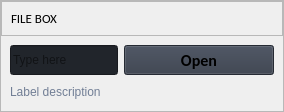
                        <widget class="QFrame" name="row_1">
                         <property name="frameShape">
                          <enum>QFrame::StyledPanel</enum>
                         </property>
                         <property name="frameShadow">
                          <enum>QFrame::Raised</enum>
                         </property>
                         <layout class="QVBoxLayout" name="verticalLayout_16">
                          <property name="spacing">
                           <number>0</number>
                          </property>
                          <property name="leftMargin">
                           <number>0</number>
                          </property>
                          <property name="topMargin">
                           <number>0</number>
                          </property>
                          <property name="rightMargin">
                           <number>0</number>
                          </property>
                          <property name="bottomMargin">
                           <number>0</number>
                          </property>
                          <item>
                           <widget class="QFrame" name="frame_div_content_1">
                            <property name="minimumSize">
                             <size>
                              <width>0</width>
                              <height>110</height>
                             </size>
                            </property>
                            <property name="maximumSize">
                             <size>
                              <width>16777215</width>
                              <height>110</height>
                             </size>
                            </property>
                            <property name="frameShape">
                             <enum>QFrame::NoFrame</enum>
                            </property>
                            <property name="frameShadow">
                             <enum>QFrame::Raised</enum>
                            </property>
                            <layout class="QVBoxLayout" name="verticalLayout_17">
                             <property name="spacing">
                              <number>0</number>
                             </property>
                             <property name="leftMargin">
                              <number>0</number>
                             </property>
                             <property name="topMargin">
                              <number>0</number>
                             </property>
                             <property name="rightMargin">
                              <number>0</number>
                             </property>
                             <property name="bottomMargin">
                              <number>0</number>
                             </property>
                             <item>
                              <widget class="QFrame" name="frame_title_wid_1">
                               <property name="maximumSize">
                                <size>
                                 <width>16777215</width>
                                 <height>35</height>
                                </size>
                               </property>
                               <property name="frameShape">
                                <enum>QFrame::StyledPanel</enum>
                               </property>
                               <property name="frameShadow">
                                <enum>QFrame::Raised</enum>
                               </property>
                               <layout class="QVBoxLayout" name="verticalLayout_18">
                                <item>
                                 <widget class="QLabel" name="labelBoxBlenderInstalation">
                                  <property name="font">
                                   <font>
                                    <family>Calibri</family>
                                    <pointsize>10</pointsize>
                                    <weight>50</weight>
                                    <italic>false</italic>
                                    <bold>false</bold>
                                   </font>
                                  </property>
                                  <property name="styleSheet">
                                   <string notr="true"/>
                                  </property>
                                  <property name="text">
                                   <string>FILE BOX</string>
                                  </property>
                                 </widget>
                                </item>
                               </layout>
                              </widget>
                             </item>
                             <item>
                              <widget class="QFrame" name="frame_content_wid_1">
                               <property name="frameShape">
                                <enum>QFrame::NoFrame</enum>
                               </property>
                               <property name="frameShadow">
                                <enum>QFrame::Raised</enum>
                               </property>
                               <layout class="QHBoxLayout" name="horizontalLayout_9">
                                <item>
                                 <layout class="QGridLayout" name="gridLayout">
                                  <property name="bottomMargin">
                                   <number>0</number>
                                  </property>
                                  <item row="0" column="0">
                                   <widget class="QLineEdit" name="lineEdit">
                                    <property name="minimumSize">
                                     <size>
                                      <width>0</width>
                                      <height>30</height>
                                     </size>
                                    </property>
                                    <property name="styleSheet">
                                     <string notr="true">background-color: rgb(33, 37, 43);</string>
                                    </property>
                                    <property name="text">
                                     <string/>
                                    </property>
                                    <property name="placeholderText">
                                     <string>Type here</string>
                                    </property>
                                   </widget>
                                  </item>
                                  <item row="0" column="1">
                                   <widget class="QPushButton" name="pushButton">
                                    <property name="minimumSize">
                                     <size>
                                      <width>150</width>
                                      <height>30</height>
                                     </size>
                                    </property>
                                    <property name="font">
                                     <font>
                                      <family>Calibri</family>
                                      <pointsize>12</pointsize>
                                      <weight>75</weight>
                                      <italic>false</italic>
                                      <bold>true</bold>
                                     </font>
                                    </property>
                                    <property name="cursor">
                                     <cursorShape>PointingHandCursor</cursorShape>
                                    </property>
                                    <property name="styleSheet">
                                     <string notr="true">background-color: rgb(52, 59, 72);</string>
                                    </property>
                                    <property name="text">
                                     <string>Open</string>
                                    </property>
                                    <property name="icon">
                                     <iconset resource="resources.qrc">
                                      <normaloff>:/icons/images/icons/cil-folder-open.png</normaloff>:/icons/images/icons/cil-folder-open.png</iconset>
                                    </property>
                                   </widget>
                                  </item>
                                  <item row="1" column="0" colspan="2">
                                   <widget class="QLabel" name="labelVersion_3">
                                    <property name="styleSheet">
                                     <string notr="true">color: rgb(113, 126, 149);</string>
                                    </property>
                                    <property name="lineWidth">
                                     <number>1</number>
                                    </property>
                                    <property name="text">
                                     <string>Label description</string>
                                    </property>
                                    <property name="alignment">
                                     <set>Qt::AlignLeading|Qt::AlignLeft|Qt::AlignVCenter</set>
                                    </property>
                                   </widget>
                                  </item>
                                 </layout>
                                </item>
                               </layout>
                              </widget>
                             </item>
                            </layout>
                           </widget>
                          </item>
                         </layout>
                        </widget>
